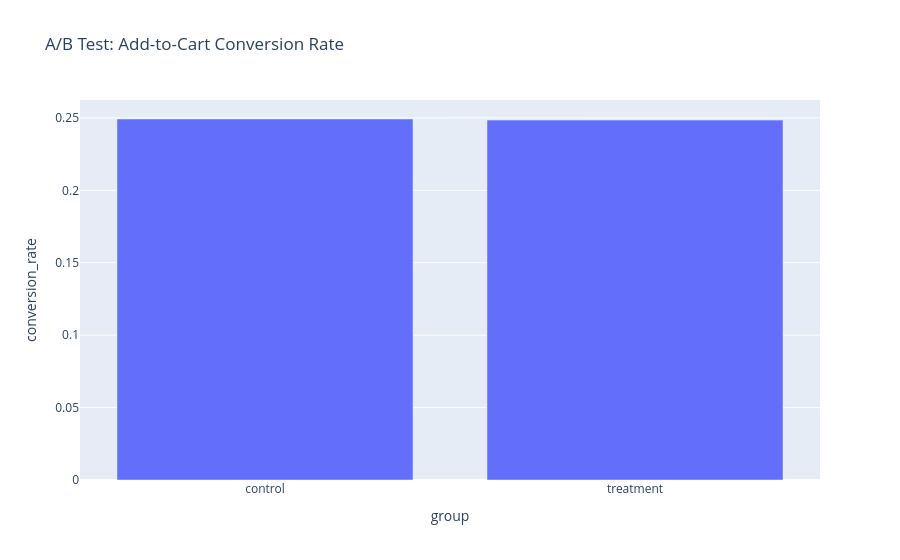

The notebook cell this image was saved under:
### Markdown cell above
Visualize Experiment Results

### Code cell
fig = px.bar(
    experiment_data,
    x='group',
    y='conversion_rate',
    title="A/B Test: Add-to-Cart Conversion Rate"
)

fig.show()

### Figure 1 — Plotly figure (JSON) as saved in the notebook; plotly's stock layout.template omitted (floating-point values rounded to 4 significant figures)
{"data": [{"hovertemplate": "group=%{x}<br>conversion_rate=%{y}<extra></extra>", "legendgroup": "", "marker": {"color": "#636efa", "pattern": {"shape": ""}}, "name": "", "orientation": "v", "showlegend": false, "textposition": "auto", "type": "bar", "x": ["control", "treatment"], "xaxis": "x", "y": [0.2492, 0.2485], "yaxis": "y"}], "layout": {"barmode": "relative", "legend": {"tracegroupgap": 0}, "title": {"text": "A/B Test: Add-to-Cart Conversion Rate"}, "xaxis": {"anchor": "y", "domain": [0, 1], "title": {"text": "group"}}, "yaxis": {"anchor": "x", "domain": [0, 1], "title": {"text": "conversion_rate"}}}}
